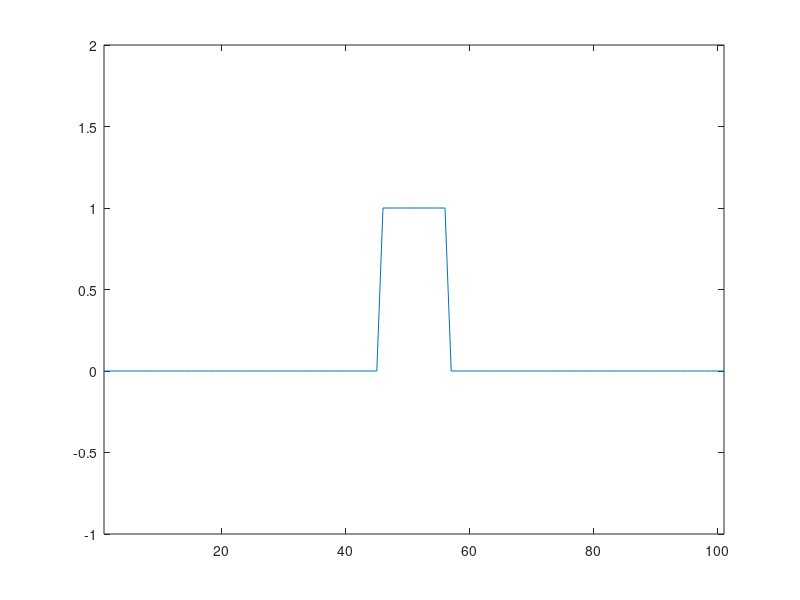
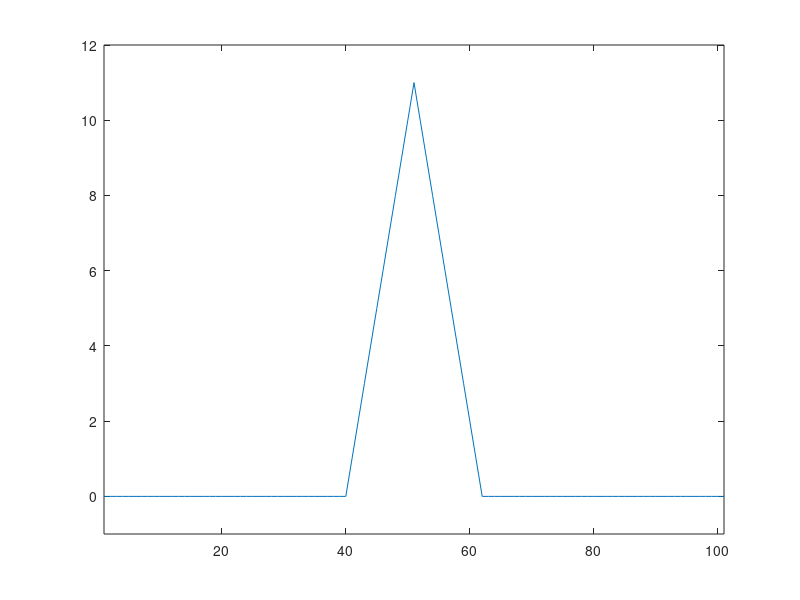
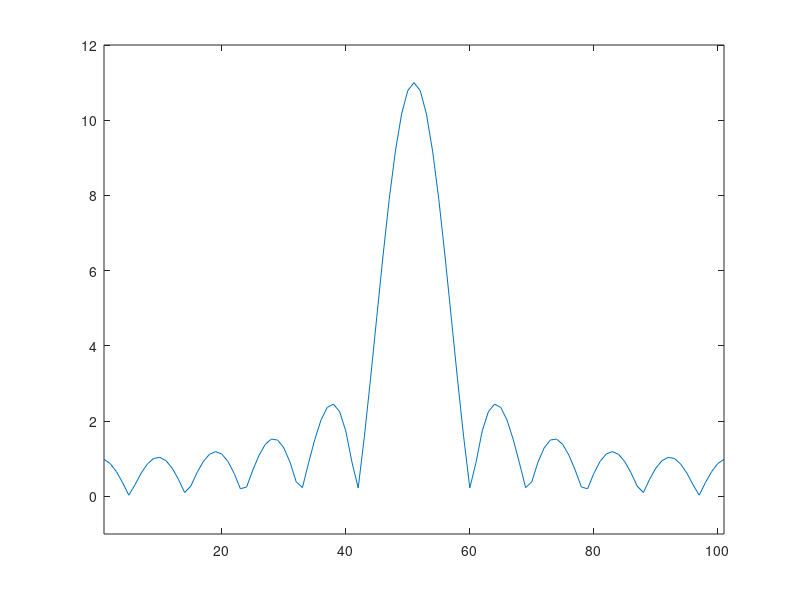
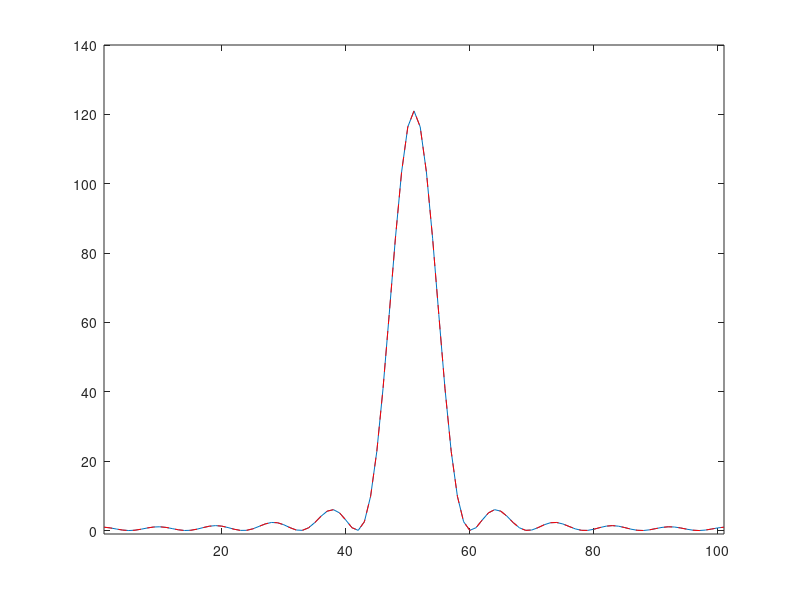

Reproduce these figures in MATLAB, in order.
%
%signal
w=101;
a=zeros(1,w);
a(ceil(w/2)+(-5:5))=1;
figure,plot(a),axis([1,w,-1,2])
b=a;
%convolution
c=conv(a,b); c=c(ceil(length(c)/2)+ (-floor(w/2):floor(w/2)));
figure,plot(c),axis([1,w,-1,12])
%FFT
A=fftshift(fft(a));
B=fftshift(fft(b));
%comparison
figure,plot(abs(A)),axis([1,w,-1,12])
figure,plot(abs(A.*B)),axis([1,w,-1,140])
hold on,plot(abs(fftshift(fft(c))),'r--'),axis([1,w,-1,140])
